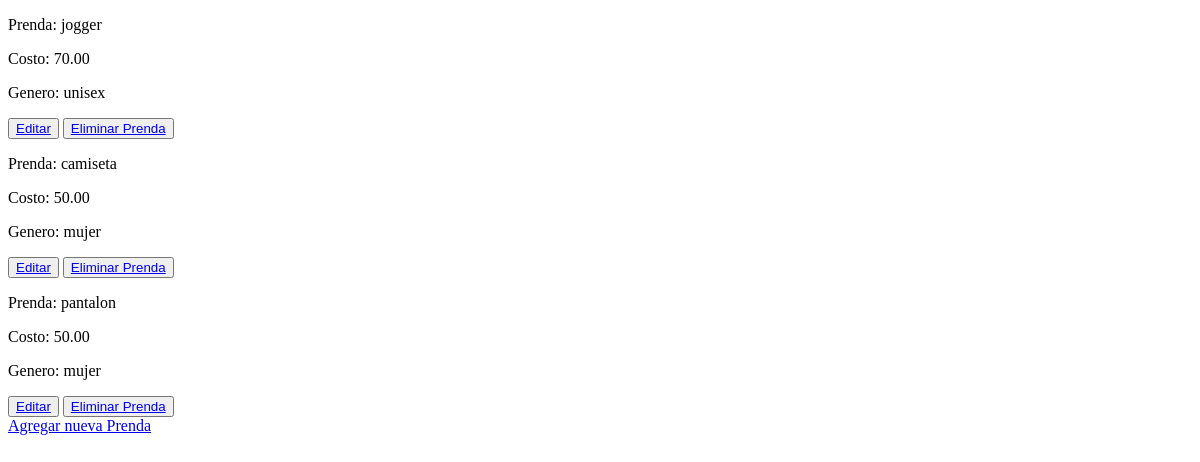
The page /App/zapatos/list on the database as committed earlier.
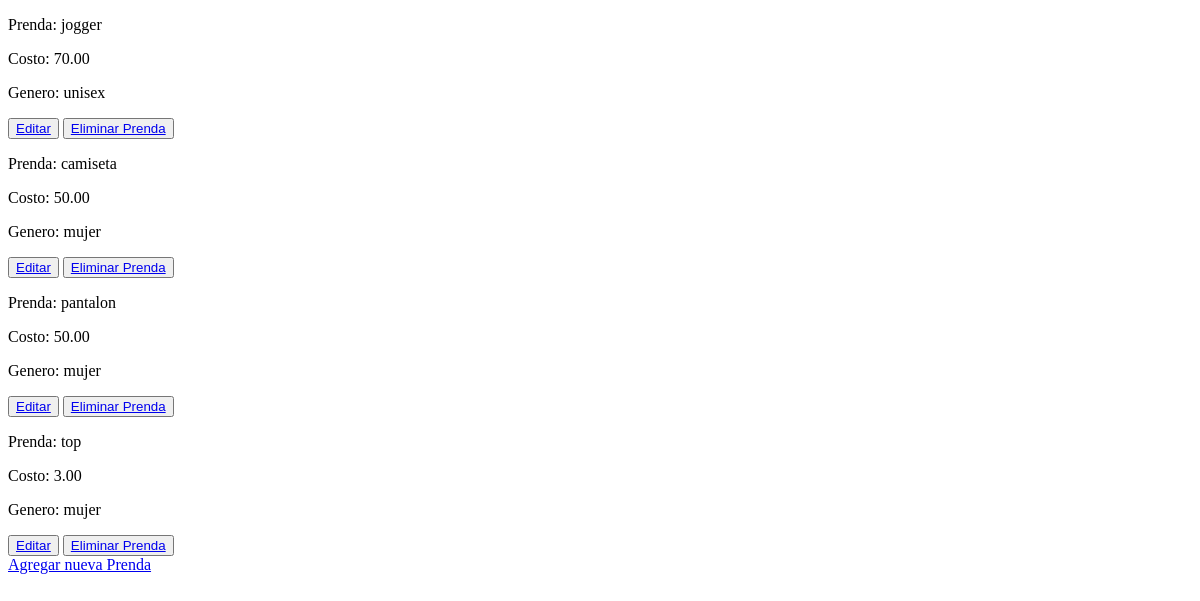
The same page on the database as committed later.
### App1/models.py (models this page shows, shortened)
class Prenda(models.Model):
    tipo = models.CharField(max_length=20)
    costo = models.DecimalField(max_digits=10, decimal_places=2, default=50.25)
    genero = models.CharField(max_length=10)
    imagen_url = models.URLField(blank=True, null=True)  # Campo para la URL de la imagen

### App1/views.py (the view)
# urls.py: path("zapatos/list", leerPrendas, name='RopaLeer'),
def leerPrendas(request):
    prendas = Prenda.objects.all()
    contexto = {"ropa": prendas}
    return render(request, "App1/leerPrendas.html", contexto)

### App1/templates/App1/leerPrendas.html (shortened to what this page needs)
<!DOCTYPE html>
<html lang="en">
<head>
</head>
<body>
    {% for preda in ropa%}
    <p>Prenda: {{preda.tipo}}</p>
    <p>Costo: {{preda.costo}}</p>
    <p>Genero: {{preda.genero}}</p>
    <button>
        <a href="{% url 'PrendaEditar' preda.tipo %}">Editar</a>
    </button>
    <button>
        <a href="{% url 'PrendaEliminar' preda.tipo %}">Eliminar Prenda</a>
    </button>
    <br>
    {% endfor%}
    <a href="{% url 'RopaCrear'%}">Agregar nueva Prenda</a>
</body>
</html>

Rows that differ between the two databases and show on the page:
added Prenda: tipo "top", costo "3.00", genero "mujer"
